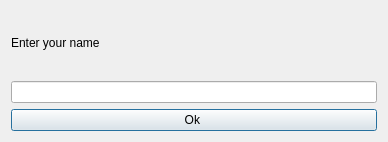
<?xml version="1.0" encoding="UTF-8"?>
<ui version="4.0">
 <class>Dialog</class>
 <widget class="QDialog" name="Dialog">
  <property name="geometry">
   <rect>
    <x>0</x>
    <y>0</y>
    <width>388</width>
    <height>142</height>
   </rect>
  </property>
  <property name="windowTitle">
   <string>Dialog</string>
  </property>
  <layout class="QVBoxLayout" name="verticalLayout">
   <item>
    <widget class="QLabel" name="label">
     <property name="text">
      <string>Enter your name</string>
     </property>
    </widget>
   </item>
   <item>
    <widget class="QLineEdit" name="lineEdit"/>
   </item>
   <item>
    <widget class="QPushButton" name="pushButton">
     <property name="text">
      <string>Ok </string>
     </property>
    </widget>
   </item>
  </layout>
 </widget>
 <resources/>
 <connections/>
</ui>
